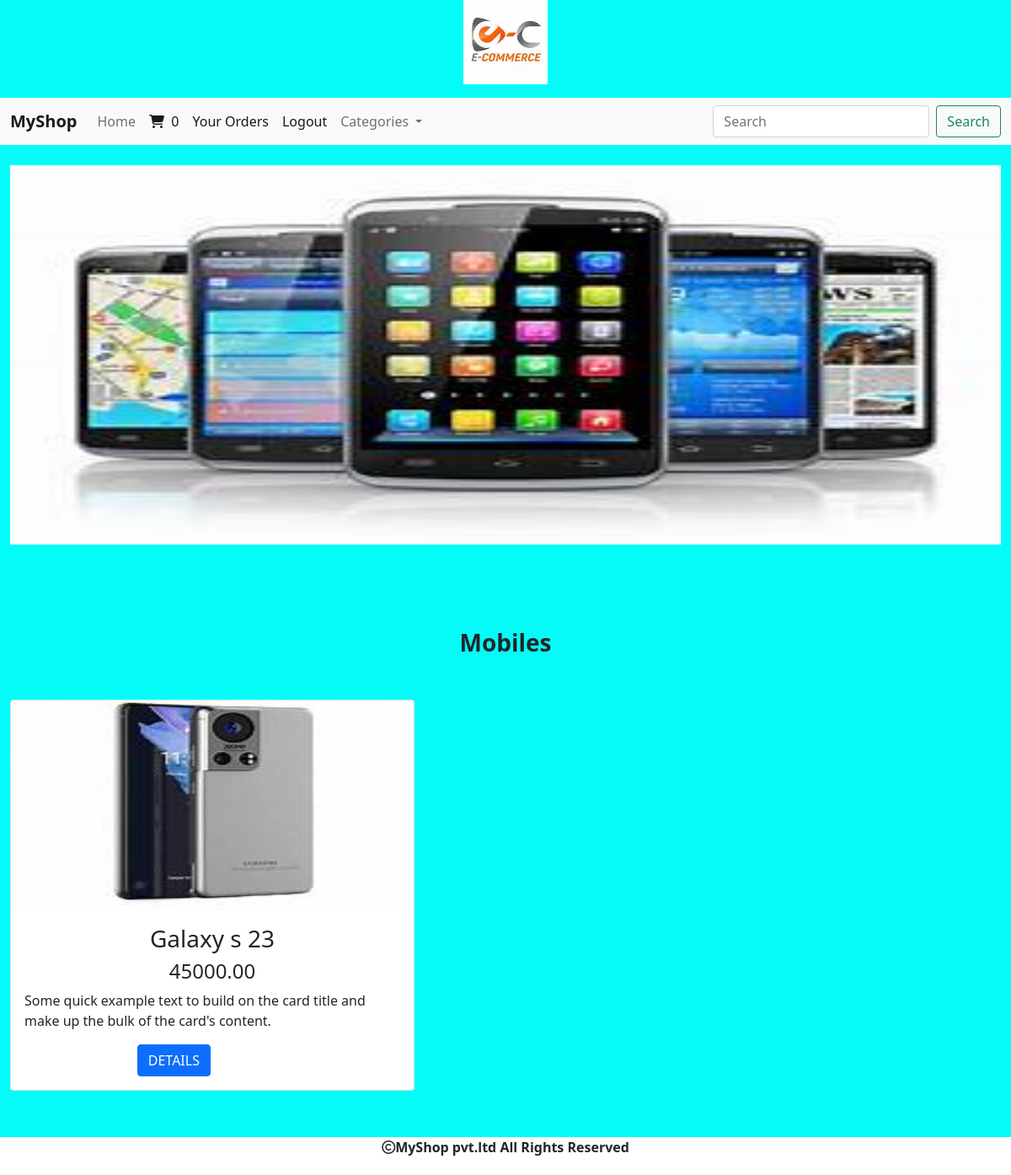
The app's page /allproducts/Mobiles (signed in) with its own data.
### shop/models.py (models this page shows, shortened)
class Category(models.Model):
    name=models.CharField(max_length=200)
    desc=models.TextField()
    image=models.ImageField(upload_to='shop/categories',blank=True,null=True)

class Product(models.Model):
    name=models.CharField(max_length=200)
    desc=models.TextField()
    image=models.ImageField(upload_to='categories/product',blank=True,null=True)
    price=models.DecimalField(max_digits=10,decimal_places=2)
    Category=models.ForeignKey(Category,on_delete=models.CASCADE)#one to many relationships
    stock=models.IntegerField()
    available=models.BooleanField(default=True)
    created=models.DateTimeField(auto_now_add=True)
    updated=models.DateTimeField(auto_now=True)

### shop/views.py (the view)
# urls.py: path('allproducts/<p>',views.allproducts,name="allproducts"),
def allproducts(request,p):
    c=Category.objects.get(name=p)
    p=Product.objects.filter(Category=c)
    return render(request,'product.html',{'c':c,'p':p})

### cart/context_processor.py (called while the page is built)
def productcount(request):
    item_count=0
    if request.user.is_authenticated:
       u=request.user
       try:
           cart=Cart.objects.filter(user=u)
           for i in cart:
               item_count=item_count+i.quantity
       except:
           item_count=0
    return {'count':item_count}

### shop/context_processors.py (called while the page is built)
def menu_links(request):
    c=Category.objects.all()
    return {'links':c}

### templates/product.html (shortened to what this page needs)
{% extends 'base.html' %}
{% load static %}
{% block content %}
<div class="container-fluid mt-4" style="margin-bottom:100px;">
    <img src="{{c.image.url}}" width="100%" height="450px"></div>
<div class="container-fluid mt-4" style="margin-bottom:50px;">
     <h3 class="text-center fw-bold">{{c.name}}</h3>
</div>
<div class="container-fluid mt-4" style="margin-bottom:100px;">
    <div class="row">
        {% for i in p %}
        <div class="col-sm-4">
            <div class="card" style="width: 30rem;">
  <img src="{{i.image.url}}" class="card-img-top" alt="..." height="250px" width="100%">
  <div class="card-body">
    <h3 class="card-title text-center">{{i.name}}</h3>
      <h4 class=" text-center">{{i.price}}</h4>
    <p class="card-text">Some quick example text to build on the card title and make up the bulk of the card's content.</p>
    <a href="{% url 'shop:detail' i.name %}" class="btn btn-primary" style="position:relative;left:30%">DETAILS</a>
  </div>
</div>
        </div>{% endfor %}
    </div>
</div>
{% endblock %}

### static/css/style.css (style rules this page uses)
body { background-color:#03fcf8; }

### records on screen
Category: image (picture), name "Mobiles"
Product: image (picture), name "Galaxy s 23", price "45000.00"

### other values on screen
{{ count }} "0"
